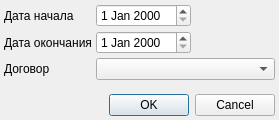
<?xml version="1.0" encoding="UTF-8"?>
<ui version="4.0">
 <class>CuredSetupDialog</class>
 <widget class="QDialog" name="CuredSetupDialog">
  <property name="geometry">
   <rect>
    <x>0</x>
    <y>0</y>
    <width>279</width>
    <height>120</height>
   </rect>
  </property>
  <property name="windowTitle">
   <string>Реестр пролеченных больных сотрудников</string>
  </property>
  <layout class="QGridLayout" name="gridLayout">
   <property name="margin">
    <number>4</number>
   </property>
   <property name="spacing">
    <number>4</number>
   </property>
   <item row="0" column="1">
    <widget class="CDateEdit" name="edtBegDate">
     <property name="sizePolicy">
      <sizepolicy hsizetype="Maximum" vsizetype="Fixed">
       <horstretch>0</horstretch>
       <verstretch>0</verstretch>
      </sizepolicy>
     </property>
    </widget>
   </item>
   <item row="2" column="0">
    <widget class="QLabel" name="lblContract">
     <property name="sizePolicy">
      <sizepolicy hsizetype="Maximum" vsizetype="Preferred">
       <horstretch>0</horstretch>
       <verstretch>0</verstretch>
      </sizepolicy>
     </property>
     <property name="text">
      <string>Договор</string>
     </property>
    </widget>
   </item>
   <item row="1" column="1">
    <widget class="CDateEdit" name="edtEndDate">
     <property name="sizePolicy">
      <sizepolicy hsizetype="Maximum" vsizetype="Fixed">
       <horstretch>0</horstretch>
       <verstretch>0</verstretch>
      </sizepolicy>
     </property>
    </widget>
   </item>
   <item row="0" column="0">
    <widget class="QLabel" name="lblBegDate">
     <property name="sizePolicy">
      <sizepolicy hsizetype="Maximum" vsizetype="Preferred">
       <horstretch>0</horstretch>
       <verstretch>0</verstretch>
      </sizepolicy>
     </property>
     <property name="text">
      <string>Дата начала</string>
     </property>
    </widget>
   </item>
   <item row="3" column="0">
    <spacer name="verticalSpacer">
     <property name="orientation">
      <enum>Qt::Vertical</enum>
     </property>
     <property name="sizeHint" stdset="0">
      <size>
       <width>20</width>
       <height>1</height>
      </size>
     </property>
    </spacer>
   </item>
   <item row="1" column="0">
    <widget class="QLabel" name="lblEndDate">
     <property name="sizePolicy">
      <sizepolicy hsizetype="Maximum" vsizetype="Preferred">
       <horstretch>0</horstretch>
       <verstretch>0</verstretch>
      </sizepolicy>
     </property>
     <property name="text">
      <string>Дата окончания</string>
     </property>
    </widget>
   </item>
   <item row="0" column="2">
    <spacer name="horizontalSpacer">
     <property name="orientation">
      <enum>Qt::Horizontal</enum>
     </property>
     <property name="sizeHint" stdset="0">
      <size>
       <width>40</width>
       <height>20</height>
      </size>
     </property>
    </spacer>
   </item>
   <item row="1" column="2">
    <spacer name="horizontalSpacer_2">
     <property name="orientation">
      <enum>Qt::Horizontal</enum>
     </property>
     <property name="sizeHint" stdset="0">
      <size>
       <width>40</width>
       <height>20</height>
      </size>
     </property>
    </spacer>
   </item>
   <item row="4" column="0" colspan="3">
    <widget class="QDialogButtonBox" name="buttonBox">
     <property name="orientation">
      <enum>Qt::Horizontal</enum>
     </property>
     <property name="standardButtons">
      <set>QDialogButtonBox::Cancel|QDialogButtonBox::Ok</set>
     </property>
    </widget>
   </item>
   <item row="2" column="1" colspan="2">
    <widget class="CContractComboBox" name="cmbContract"/>
   </item>
  </layout>
 </widget>
 <customwidgets>
  <customwidget>
   <class>CContractComboBox</class>
   <extends>QComboBox</extends>
   <header>Accounting/ContractComboBox.h</header>
  </customwidget>
  <customwidget>
   <class>CDateEdit</class>
   <extends>QDateEdit</extends>
   <header>library/DateEdit</header>
  </customwidget>
 </customwidgets>
 <tabstops>
  <tabstop>edtBegDate</tabstop>
  <tabstop>edtEndDate</tabstop>
  <tabstop>cmbContract</tabstop>
  <tabstop>buttonBox</tabstop>
 </tabstops>
 <resources/>
 <connections>
  <connection>
   <sender>buttonBox</sender>
   <signal>accepted()</signal>
   <receiver>CuredSetupDialog</receiver>
   <slot>accept()</slot>
   <hints>
    <hint type="sourcelabel">
     <x>248</x>
     <y>254</y>
    </hint>
    <hint type="destinationlabel">
     <x>157</x>
     <y>274</y>
    </hint>
   </hints>
  </connection>
  <connection>
   <sender>buttonBox</sender>
   <signal>rejected()</signal>
   <receiver>CuredSetupDialog</receiver>
   <slot>reject()</slot>
   <hints>
    <hint type="sourcelabel">
     <x>316</x>
     <y>260</y>
    </hint>
    <hint type="destinationlabel">
     <x>286</x>
     <y>274</y>
    </hint>
   </hints>
  </connection>
 </connections>
</ui>
